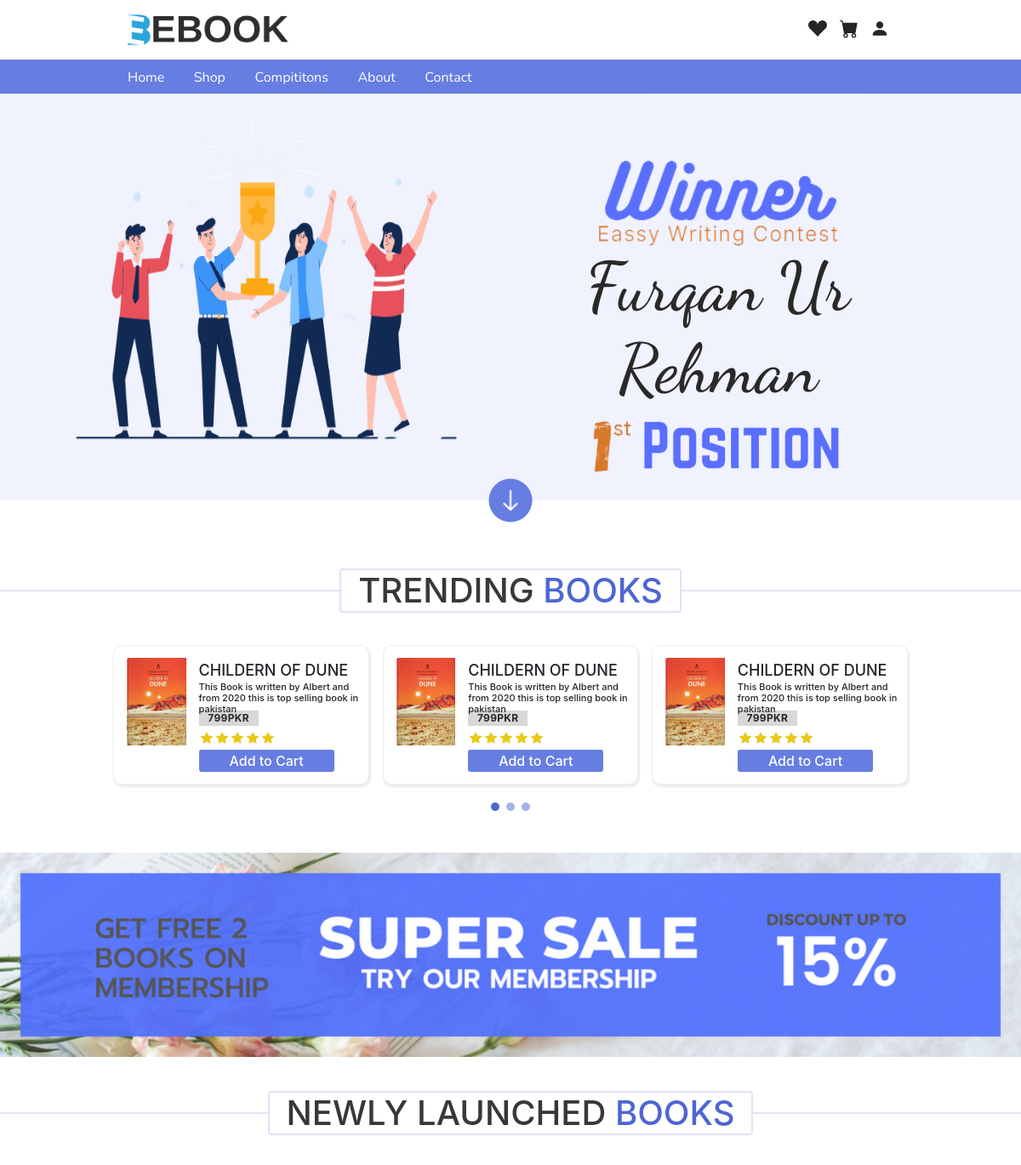
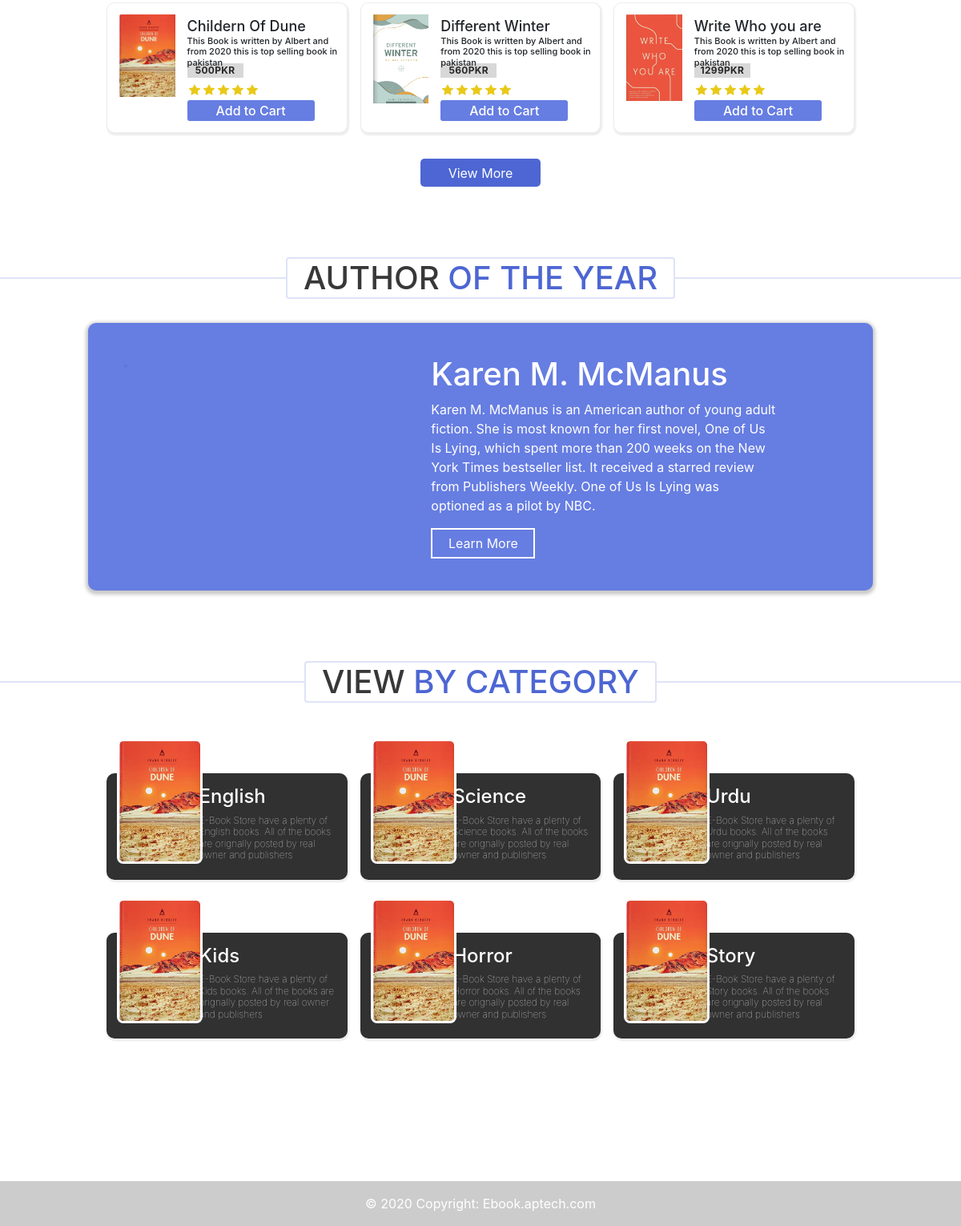
The page / on the database its author committed (2 pictures, top to bottom).
### tables this page shows
CREATE TABLE `winners` (
  `winid` int(11) NOT NULL,
  `compid` int(11) NOT NULL,
  `prizes` int(11) NOT NULL,
  `custid` int(11) NOT NULL
);

CREATE TABLE `customer` (
  `custid` int(11) NOT NULL,
  `Name` varchar(100) NOT NULL,
  `Age` int(30) NOT NULL,
  `Role` varchar(50) NOT NULL,
  `Qualification` varchar(225) NOT NULL,
  `Contact` varchar(100) NOT NULL,
  `Address` varchar(225) NOT NULL,
  `Email` varchar(225) NOT NULL,
  `Password` varchar(250) NOT NULL,
  `dateofregistration` date NOT NULL
);

CREATE TABLE `books` (
  `Bookid` int(11) NOT NULL,
  `Book_Name` varchar(100) NOT NULL,
  `Image` varchar(225) NOT NULL,
  `Author_Name` varchar(100) NOT NULL,
  `Edition` varchar(100) NOT NULL,
  `Price` varchar(50) NOT NULL,
  `Delivery_Details` varchar(100) NOT NULL,
  `weight_in_Kg` int(50) NOT NULL,
  `DealersDetail` int(11) NOT NULL,
  `cat_id` int(11) NOT NULL
);

CREATE TABLE `category` (
  `Catid` int(11) NOT NULL,
  `category_name` varchar(100) NOT NULL
);

### index.php (the view, shortened to what this page needs)
<?php
include 'Layout/header.php';
include 'Operations/Connection.php';
?>
<div class="banners col-12">
    <div class="row m-0 p-0">
        <img src="Material/Banners/Banner 1/Celibration Image.png" class="bannerimage col-lg-6 col-sm-12" alt="">
        <div class="col-lg-5 col-sm-12">
            <img src="Material/Banners/Banner 1/Winner Text.png" class="winnertext" alt="">
            <?php
                            $querys = 'select * from winners INNER JOIN customer on customer.custid = winners.custid
                            ';
                            $res = mysqli_query($con, $querys);
            while ($data = mysqli_fetch_assoc($res)) {
            ?>
            <h1 class="bannerName"><?= $data['Name'] ?></h1>
            <?php
            }?>
            <img src="Material/Banners/Banner 1/position.png" class="postitiontext" alt="">
        </div>
    </div>
</div>
<div class="ico animated">
    <div class="circle circle-bottom"></div>
</div>
<div class="row m-0">
    <div class="booksArea col-12 p-0 mb-4">
        <div class="row mb-4">
            <div class="col-12">
                <h1>
                    TRENDING <span>BOOKS</span>
                </h1>
            </div>
            <div id="carouselExampleIndicators" class="carousel slide col-12" data-ride="carousel">
                <ol class="carousel-indicators mb-0">
                    <li data-target="#carouselExampleIndicators" data-slide-to="0" class="active"></li>
                    <li data-target="#carouselExampleIndicators" data-slide-to="1"></li>
                    <li data-target="#carouselExampleIndicators" data-slide-to="2"></li>
                </ol>
                <div class="carousel-inner">
                    <div class="carousel-item active">
                        <div class="row page pb-4">
                            <div class="col-lg-4 col-sm-12 m-0 p-2">
                                <div class="box row m-0">
                                    <div class="col-4">
                                        <img src="Material/Books/Book1.jpg">
                                    </div>
                                    <div class="col-8 p-0 m-0 TrendingBookDetails">
                                        <h1>CHILDERN OF DUNE</h1>
                                        <h2>This Book is written by Albert and from 2020 this is top selling book in
                                            pakistan</h2>
                                        <p><span>799<span>PKR</p>
                                        <div class="trendingbookrating">
                                        </div>
                                        <div class="boxbuttons">
                                            <input type="button" name="" value="Add to Cart" id="">
                                        </div>
                                    </div>
                                </div>
                            </div>
                            <div class="col-lg-4 col-sm-12 m-0 p-2">
                                <div class="box row m-0">
                                    <div class="col-4">
                                        <img src="Material/Books/Book1.jpg">
                                    </div>
                                    <div class="col-8 p-0 m-0 TrendingBookDetails">
                                        <h1>CHILDERN OF DUNE</h1>
                                        <h2>This Book is written by Albert and from 2020 this is top selling book in
                                            pakistan</h2>
                                        <p><span>799<span>PKR</p>
                                        <div class="trendingbookrating">
                                        </div>
                                        <div class="boxbuttons">
                                            <input type="button" name="" value="Add to Cart" id="">
                                        </div>
                                    </div>
                                </div>
                            </div>
                            <div class="col-lg-4 col-sm-12 m-0 p-2">
                                <div class="box row m-0">
                                    <div class="col-4">
                                        <img src="Material/Books/Book1.jpg">
                                    </div>
                                    <div class="col-8 p-0 m-0 TrendingBookDetails">
                                        <h1>CHILDERN OF DUNE</h1>
                                        <h2>This Book is written by Albert and from 2020 this is top selling book in
                                            pakistan</h2>
                                        <p><span>799<span>PKR</p>
                                        <div class="trendingbookrating">
                                        </div>
                                        <div class="boxbuttons">
                                            <input type="button" name="" value="Add to Cart" id="">
                                        </div>
                                    </div>
                                </div>
                            </div>
                        </div>
                    </div>
                </div>
            </div>
        </div>
    </div>
</div>
<div class="CasualBanner">
    <img src="Material/Banners/Membership Banners/Banner1.png" alt="">
</div>
<div class="row m-0">
    <div class="booksArea col-12 p-0 mb-4">
        <div class="row mb-4">
            <div class="col-12">
                <h1>
                    NEWLY LAUNCHED <span>BOOKS</span>
                </h1>
            </div>
            <div class="col-12">
                <div class="row page pb-4">
                    <?php
                    $querys = 'select * from books';
                    $res = mysqli_query($con, $querys);
                while ($data = mysqli_fetch_assoc($res)) {
                ?>
                    <div class="col-lg-4 col-sm-12 m-0 p-2">
                        <div class="box row m-0">
                            <div class="col-4">
                                <img src="Admin Panel/Admin Panel/<?= $data['Image']?>">
                            </div>
                            <div class="col-8 p-0 m-0 TrendingBookDetails">
                                <h1><?= $data['Book_Name'] ?></h1>
                                <h2>This Book is written by Albert and from 2020 this is top selling book in
                                    pakistan</h2>
                                <p><span><?= $data['Price'] ?><span>PKR</p>
                                <div class="trendingbookrating">
                                </div>
                                <div class="boxbuttons">
                                <form action="Operations/Cart_Crud.php" method="post">
                                  <input type="submit" name="addtocart" value="Add to Cart"></a>
                                </form>
                                </div>
                            </div>
                        </div>
                    </div>
                    <?php
                }?>
                </div>
            </div>
            <input type="button" class="viewmorebtn" value="View More"></input>
        </div>
    </div>
</div>
<div class="row m-0">
    <div class="booksArea col-12 p-0 mb-4">
        <div class="row mb-4">
            <div class="col-12">
                <h1>
                    AUTHOR <span>OF THE YEAR</span>
                </h1>
            </div>
            <div class="page">
                <div class="Authorofm row">
                    <div class="col-lg-5">
                        <img src="https://static.onecms.io/wp-content/uploads/sites/6/2012/11/gillian-flynn_510x317.jpg"
                            alt="">
                    </div>
                    <div class="col-lg-6">
                        <h1>Karen M. McManus</h1>
                        <p>
                            Karen M. McManus is an American author of young adult fiction. She is most known
                            for her
                            first novel, One of
                            Us Is Lying, which spent more than 200 weeks on the New York Times bestseller
                            list. It
                            received a starred
                            review from Publishers Weekly. One of Us Is Lying was optioned as a pilot by
                            NBC.
                        </p>
                        <input type="button" value="Learn More">
                    </div>
                </div>
            </div>
        </div>
    </div>
</div>
<div class="row m-0">
    <div class="booksArea col-12 p-0 mb-4">
        <div class="row mb-4">
            <div class="col-12">
                <h1>
                    VIEW <span>BY CATEGORY</span>
                </h1>
            </div>
        </div>
        <div class="page" style="margin-top:50px !important">
            <div class="row mb-4">
                <div class="col-12">
                    <div class="row">
                        <?php
                            $querys = 'select * from category';
                            $res = mysqli_query($con, $querys);
                            while ($data = mysqli_fetch_assoc($res)) {
                        ?>
                        <div class="col-lg-4 col-sm-12 m-0 p-2" style="margin-bottom:50px !important;">
                            <div class="box categoriesbox row m-0">
                                <div class="col-4 topimage">
                                    <img src="Material/Books/Book1.jpg">
                                </div>
                                <div class="col-8 downdetails">
                                    <h1><?= $data['category_name'] ?></h1>
                                    <h2>E-Book Store have a plenty of <?= $data['category_name'] ?> books. All of the
                                        books are orignally
                                        posted by real owner and publishers</h2>
                                </div>
                            </div>
                        </div>
                        <?php
                        }
                        ?>
                    </div>
                </div>
            </div>
        </div>
    </div>
</div>
<?php
include 'Layout/footer.php';
?>

### CSS/stylesheet.css (style rules this page uses)
:root { --main: #667de2; --maindull: #5067cf; --second: #ffffff; --third: #252525; }
html { scroll-behavior: smooth; }
body { overflow-x: hidden; }
.banners { padding-top: 110px; padding-bottom: 30px; height: auto; width: 100%; background-color: #5975f317; }
.bannerimage { padding: 20px; transition: 1s; left: -950px; animation: slide 2s forwards; animation-delay: 0.3s; }
.winnertext { margin-top: 70px; opacity: 0; width: 300px; margin-left: auto; margin-right: auto; justify-content: center; display: flex; animation: text 2s forwards; animation-delay: 1s; }
.bannerName { text-align: center; color: #292929; font-size: 10vh; margin-right: -3000px; font-family: 'Dancing Script', cursive; animation: nametext 2s forwards; animation-delay: 0.5s; }
.postitiontext { margin-top: 10px; opacity: 0; width: 300px; margin-left: auto; margin-right: auto; justify-content: center; display: flex; animation: text 2s forwards; animation-delay: 1s; }
.ico { margin: 0 auto; text-align: center; width: 40px; height: 40px; position: relative; transform: translateY(-50%); filter: url("#goo"); }
.ico .circle { background: var(--main); border-radius: 50%; display: inline-block; height: 50px; width: 50px; position: absolute; top: 50%; left: 50%; transform: translateX(-50%) translateY(-50%); transform-origin: 0%; }
.svg { z-index: 9; position: relative; }
.booksArea { margin-top: 40px; }
.booksArea>div>div>h1 { color: #383838; font-size: 40px; margin-bottom: 30px; text-align: center; width: fit-content; border: 2px solid #4d66d32f; border-radius: 4px; padding-left: 20px; padding-right: 20px; margin: auto; background-color: rgb(255, 255, 255) !important; z-index: 99; }
.booksArea>div>div>h1>span { color: #4d66d3; }
.page { padding-top: 30px; padding-left: 140px; padding-right: 140px; }
.box { width: 100%; background-color: rgb(255, 255, 255); box-shadow: 1px 2px 2px 1px rgba(0, 0, 0, 0.075); border: 1px solid rgba(0, 0, 0, 0.068); border-radius: 10px; padding-top: 14px; padding-bottom: 14px; margin-bottom: 0px !important; height: auto; }
.box>div>img { height:auto; width: 100%; }
.TrendingBookDetails>h1 { font-size:18px; margin-top: 4px; }
.TrendingBookDetails>h2 { font-size: 11px; margin-top: -6px; height: 28px; }
.TrendingBookDetails>p { width: 70px; background-color: #d8d8d8; font-size:12px; font-weight: 700; letter-spacing: 0.3px; text-align: center; color: rgb(39, 39, 39); border-radius: 0px; margin-top: -2px; }
.trendingbookrating { margin-top: -15px; }
.trendingbookrating>svg { width: 16px; height: 14px; margin: 1px; color: rgb(233, 201, 24); }
.boxbuttons { margin-top: -7px; }
.boxbuttons>input { width: 80%; background-color: var(--main); font-size:16px; font-weight: 500; text-align: center; color: white; border-radius: 0px; border: 0px; border-radius:3px; margin-top: 10px; }
.boxbuttons>form>input { width: 80%; background-color: var(--main); font-size:16px; font-weight: 500; text-align: center; color: white; border-radius: 0px; border: 0px; border-radius:3px; margin-top: 10px; }
.carousel-indicators>li { background-color: #4d66d3 !important; border: 1px solid rgba(0, 0, 0, 0) !important; border-radius: 20px !important; width: 10px !important; height: 10px !important; }
.CasualBanner>img { width: 100%; height: auto; }
.viewmorebtn { margin:auto; display:flex; background-color:#4d66d3; border:0px; color:white; width:150px; justify-content:center; border-radius:5px; height:35px; }
.Authorofm { background-color: var(--main) ; padding-top: 40px; padding-bottom: 40px; padding-left: 30px; padding-right: 30px; border-radius: 10px; color: white; box-shadow: 0px 2px 4px 3px rgba(0, 0, 0, 0.212); }
.Authorofm>div>img { width: 100%; height: auto; border-radius: 10px; border: 2px solid #0f020210; }
.Authorofm>div>input { border: 2px solid #ffffff; color: white; background-color: var(--main); width: 130px; padding: 5px; }
.categoriesbox { margin-top:55px !important; background-color: #313131; cursor: pointer; }
.topimage { margin-top:-55px; }
.topimage>img { height:150px !important; width:auto !important; border-radius: 5px; box-shadow:0px 0px 0px 3px rgb(255, 255, 255); }
.downdetails>h1 { font-size:24px; color: rgb(255, 255, 255); }
.downdetails>h2 { font-size:12px; font-weight: lighter; color: rgb(228, 228, 228); }

### rows shown on the page
winners: custid.Name "Furqan Ur Rehman"
books: Image (picture), Book_Name "Childern Of Dune", Price "500"
books: Image (picture), Book_Name "Different Winter", Price "560"
books: Image (picture), Book_Name "Write Who you are", Price "1299"
category: category_name "English"
category: category_name "Science"
category: category_name "Urdu"
category: category_name "Kids"
category: category_name "Horror"
category: category_name "Story"
